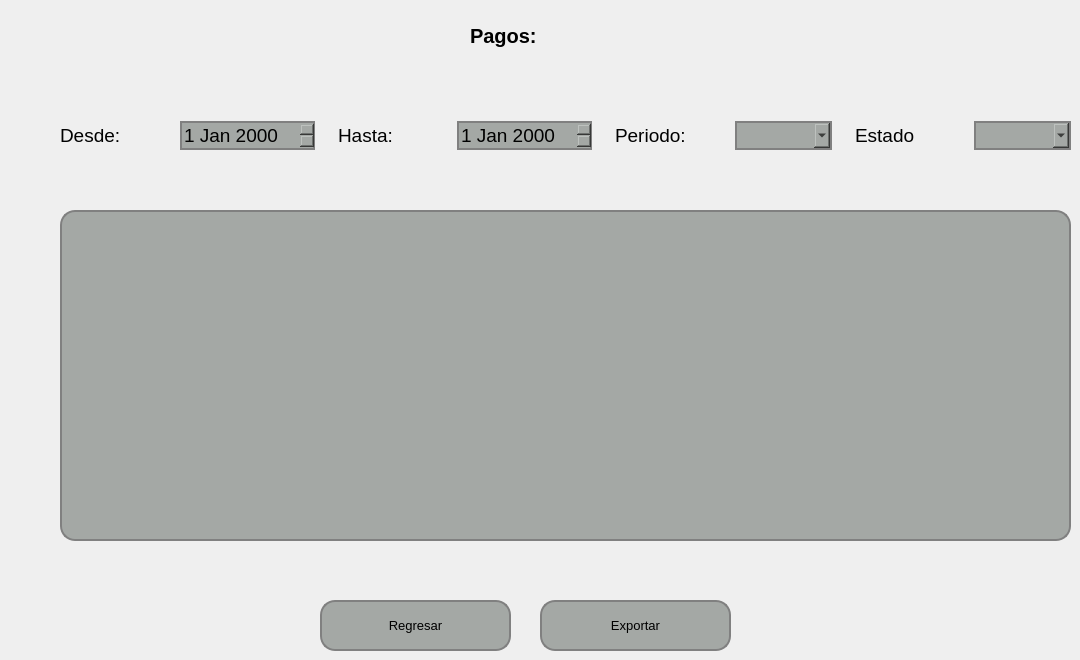
   <widget class="QWidget" name="pageRegistrosPropietarios">
    <widget class="QTableWidget" name="tableWidgetPagos">
     <property name="geometry">
      <rect>
       <x>60</x>
       <y>210</y>
       <width>1011</width>
       <height>331</height>
      </rect>
     </property>
     <property name="styleSheet">
      <string notr="true">    background-color: #a4a8a5; /* Color del botón */
    border-radius: 15px;       /* Borde redondeado, ajusta el valor para más curvatura */
    border: 2px solid #808080; /* Opcional: agrega un borde de color gris */</string>
     </property>
    </widget>
    <widget class="QPushButton" name="pushButtonRegresarPagos">
     <property name="geometry">
      <rect>
       <x>320</x>
       <y>600</y>
       <width>191</width>
       <height>51</height>
      </rect>
     </property>
     <property name="font">
      <font>
       <pointsize>10</pointsize>
      </font>
     </property>
     <property name="styleSheet">
      <string notr="true">QPushButton {
    background-color: #a4a8a5; /* Color del botón */
    border-radius: 15px;       /* Borde redondeado, ajusta el valor para más curvatura */
    border: 2px solid #808080; /* Opcional: agrega un borde de color gris */
}

QPushButton:hover {
    background-color: #b0b5b0; /* Color al pasar el mouse */
}

QPushButton:pressed {
    background-color: #8f938f; /* Color al hacer clic */
}
</string>
     </property>
     <property name="text">
      <string>Regresar</string>
     </property>
    </widget>
    <widget class="QLabel" name="label_55">
     <property name="geometry">
      <rect>
       <x>470</x>
       <y>20</y>
       <width>91</width>
       <height>31</height>
      </rect>
     </property>
     <property name="font">
      <font>
       <pointsize>15</pointsize>
       <weight>75</weight>
       <bold>true</bold>
      </font>
     </property>
     <property name="text">
      <string>Pagos:</string>
     </property>
    </widget>
    <widget class="QPushButton" name="pushButtonExportarPagos">
     <property name="geometry">
      <rect>
       <x>540</x>
       <y>600</y>
       <width>191</width>
       <height>51</height>
      </rect>
     </property>
     <property name="font">
      <font>
       <pointsize>10</pointsize>
      </font>
     </property>
     <property name="styleSheet">
      <string notr="true">QPushButton {
    background-color: #a4a8a5; /* Color del botón */
    border-radius: 15px;       /* Borde redondeado, ajusta el valor para más curvatura */
    border: 2px solid #808080; /* Opcional: agrega un borde de color gris */
}

QPushButton:hover {
    background-color: #b0b5b0; /* Color al pasar el mouse */
}

QPushButton:pressed {
    background-color: #8f938f; /* Color al hacer clic */
}
</string>
     </property>
     <property name="text">
      <string>Exportar</string>
     </property>
    </widget>
    <widget class="QWidget" name="horizontalLayoutWidget">
     <property name="geometry">
      <rect>
       <x>60</x>
       <y>90</y>
       <width>1011</width>
       <height>91</height>
      </rect>
     </property>
     <layout class="QHBoxLayout" name="horizontalLayout_2">
      <property name="spacing">
       <number>23</number>
      </property>
      <item>
       <widget class="QLabel" name="label_71">
        <property name="font">
         <font>
          <pointsize>14</pointsize>
         </font>
        </property>
        <property name="text">
         <string>Desde:</string>
        </property>
       </widget>
      </item>
      <item>
       <widget class="QDateEdit" name="dateEditDesdePagos">
        <property name="font">
         <font>
          <pointsize>14</pointsize>
         </font>
        </property>
        <property name="styleSheet">
         <string notr="true">    background-color: #a4a8a5; /* Color del botón */
    border-radius: 15px;       /* Borde redondeado, ajusta el valor para más curvatura */
    border: 2px solid #808080; /* Opcional: agrega un borde de color gris */</string>
        </property>
       </widget>
      </item>
      <item>
       <widget class="QLabel" name="label_72">
        <property name="font">
         <font>
          <pointsize>14</pointsize>
         </font>
        </property>
        <property name="text">
         <string>Hasta:</string>
        </property>
       </widget>
      </item>
      <item>
       <widget class="QDateEdit" name="dateEditHastaPagos">
        <property name="font">
         <font>
          <pointsize>14</pointsize>
         </font>
        </property>
        <property name="styleSheet">
         <string notr="true">    background-color: #a4a8a5; /* Color del botón */
    border-radius: 15px;       /* Borde redondeado, ajusta el valor para más curvatura */
    border: 2px solid #808080; /* Opcional: agrega un borde de color gris */</string>
        </property>
       </widget>
      </item>
      <item>
       <widget class="QLabel" name="label_73">
        <property name="font">
         <font>
          <pointsize>14</pointsize>
         </font>
        </property>
        <property name="text">
         <string>Periodo:</string>
        </property>
       </widget>
      </item>
      <item>
       <widget class="QComboBox" name="comboBoxPeriodoPagos">
        <property name="font">
         <font>
          <pointsize>14</pointsize>
         </font>
        </property>
        <property name="styleSheet">
         <string notr="true">    background-color: #a4a8a5; /* Color del botón */
    border-radius: 15px;       /* Borde redondeado, ajusta el valor para más curvatura */
    border: 2px solid #808080; /* Opcional: agrega un borde de color gris */</string>
        </property>
       </widget>
      </item>
      <item>
       <widget class="QLabel" name="label_74">
        <property name="font">
         <font>
          <pointsize>14</pointsize>
         </font>
        </property>
        <property name="text">
         <string>Estado</string>
        </property>
       </widget>
      </item>
      <item>
       <widget class="QComboBox" name="comboBoxEstadoPagos">
        <property name="font">
         <font>
          <pointsize>14</pointsize>
         </font>
        </property>
        <property name="styleSheet">
         <string notr="true">    background-color: #a4a8a5; /* Color del botón */
    border-radius: 15px;       /* Borde redondeado, ajusta el valor para más curvatura */
    border: 2px solid #808080; /* Opcional: agrega un borde de color gris */</string>
        </property>
       </widget>
      </item>
     </layout>
    </widget>
   </widget>
